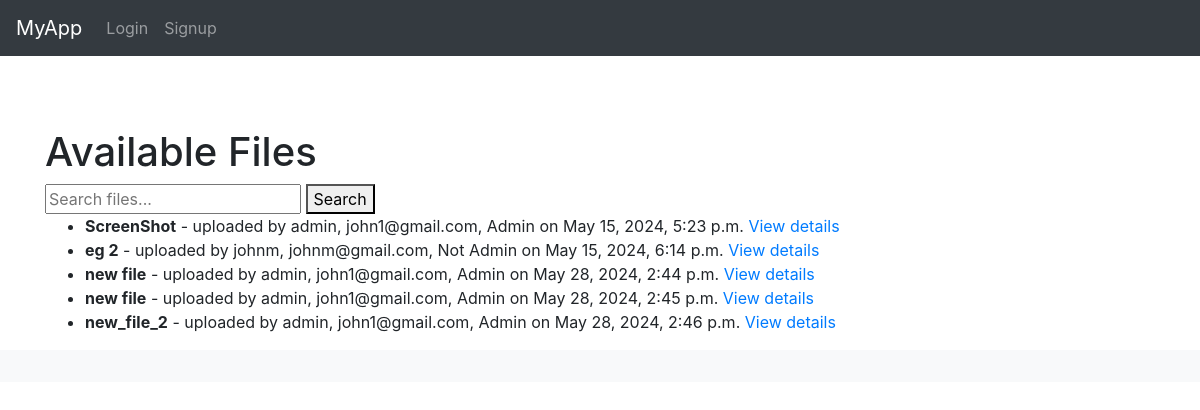
The page /files/ on the database as committed earlier.
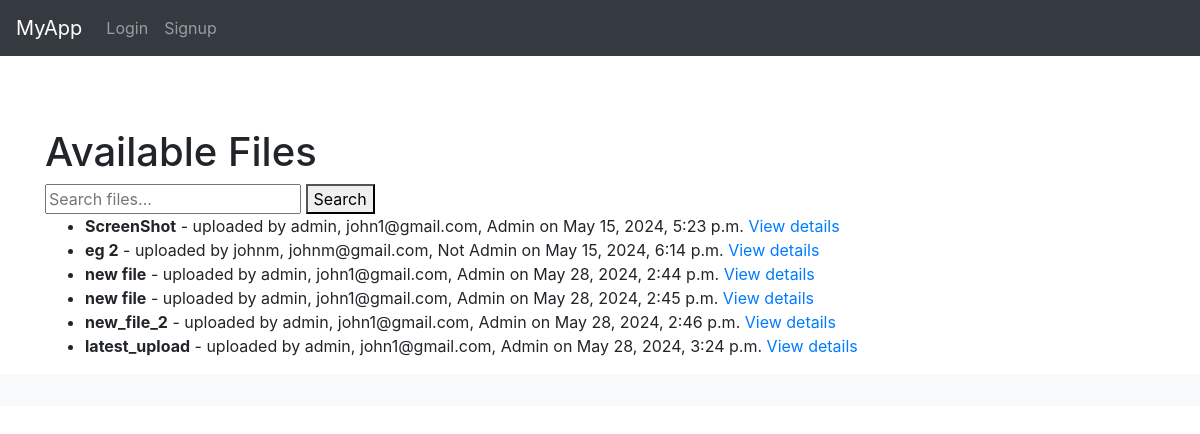
The same page on the database as committed later.
### files/models.py (models this page shows, shortened)
class File(models.Model):
    title = models.CharField(max_length=255)
    description = models.TextField()
    file = models.FileField(upload_to='uploads/')
    upload_date = models.DateTimeField(auto_now_add=True)
    uploaded_by = models.ForeignKey(settings.AUTH_USER_MODEL, on_delete=models.CASCADE)

### accounts/models.py (models this page shows)
class FileServerUser(AbstractUser):
    is_admin = models.BooleanField(default=False)
    groups = models.ManyToManyField(
        'auth.Group',
        verbose_name='groups',
        blank=True,
        help_text='The groups this user belongs to. A user will get all permissions granted to each of their groups.',
        related_name="fileserveruser_set",
        related_query_name="user",
    )
    user_permissions = models.ManyToManyField(
        'auth.Permission',
        verbose_name='user permissions',
        blank=True,
        help_text='Specific permissions for this user.',
        related_name="fileserveruser_set",
        related_query_name="user",
    )
    def __str__(self):
        stin = f'{self.username}, {self.email}, {"Admin" if self.is_admin else "Not Admin"}'
        return stin

### files/views.py (the view)
# urls.py: path('', FileListView.as_view(), name='files'),
class FileListView(ListView):
    model = File
    template_name = 'files/files.html'
    context_object_name = 'files'
    def get_queryset(self):
        query = self.request.GET.get('q')
        if query:
            return File.objects.filter(
                Q(title__icontains=query) | Q(description__icontains=query)
            )
        return super().get_queryset()

### files/templates/files/files.html (shortened to what this page needs)
{% extends 'base.html' %}
{% block content %}
<h1>Available Files</h1>
<form action="" method="GET">
    <input type="text" name="q" placeholder="Search files..." value="{{ request.GET.q }}">
    <button type="submit">Search</button>
</form>
<ul>
    {% for file in files %}
    <li>
        <strong>{{ file.title }}</strong> - uploaded by {{ file.uploaded_by }} on {{ file.upload_date }}
        <a href="{% url 'files:file_details' file.id %}">View details</a>
    </li>
    {% empty %}
    <li>No files available.</li>
    {% endfor %}
</ul>
{% endblock %}

Rows that differ between the two databases and show on the page:
added File: title "latest_upload", uploaded_by "admin, john1@gmail.com, Admin", upload_date "May 28, 2024, 3:24 p.m."
